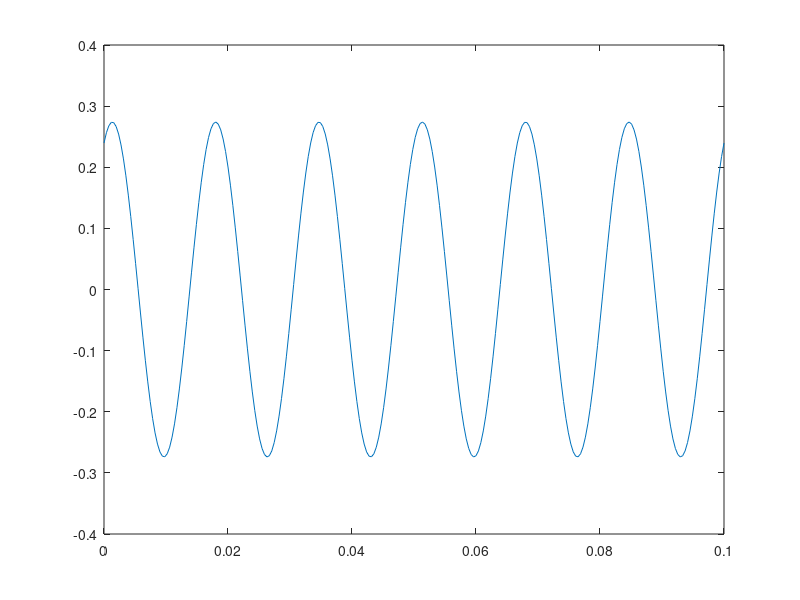

Reproduce this figure in MATLAB.
# Repeat Problem 1.5.4 with v(t) = 10 cos(120pi * t + 45 deg).

t = linspace(0,0.1,256);
i = 0.274 * cos(120*pi * t - deg2rad(29));
plot(t,i);
